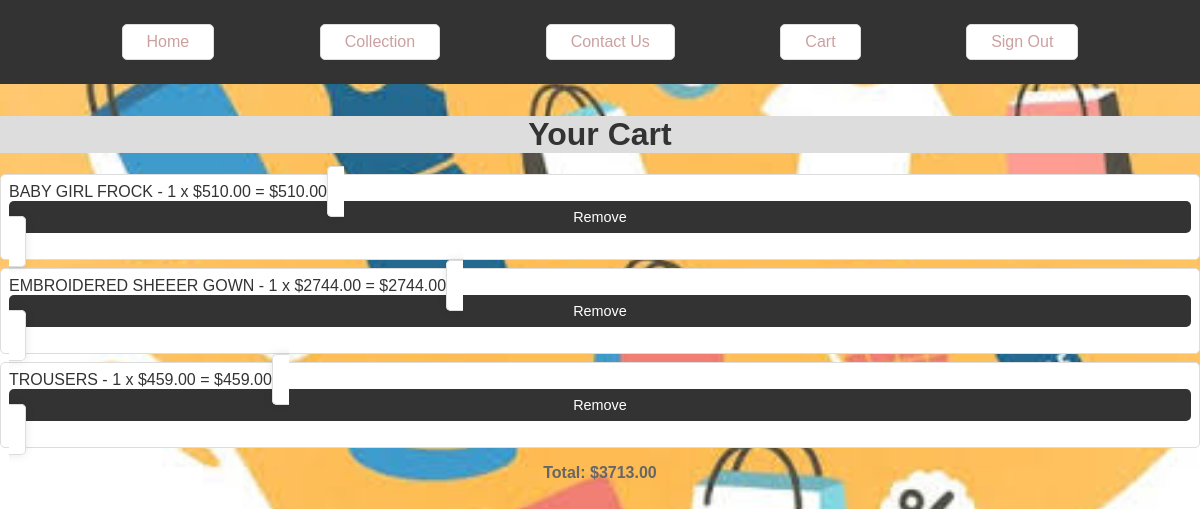
Page /cart/ (signed in) on the committed database.
### shop/models.py (models this page shows, shortened)
class CartItem(models.Model):
    cart = models.ForeignKey(Cart, on_delete=models.CASCADE)
    product = models.ForeignKey(Product, on_delete=models.CASCADE)
    quantity = models.PositiveIntegerField(default=1)
    def get_total_price(self):
        return self.product.price * self.quantity

class Product(models.Model):
    name = models.CharField(max_length=100)
    price = models.DecimalField(max_digits=10, decimal_places=2)
    description = models.TextField()
    image = models.ImageField(upload_to='products/')

### shop/views.py (the view)
# urls.py: path('cart/', views.cart, name='cart'),
@login_required
def cart(request):
    cart, created = Cart.objects.get_or_create(user=request.user)
    cart_items = CartItem.objects.filter(cart=cart)
    total_price = sum(item.get_total_price() for item in cart_items)
    return render(request, 'shop/cart.html', {'cart_items': cart_items, 'total_price': total_price})

### shop/templates/shop/cart.html (shortened to what this page needs)
{% extends 'shop/base.html' %}
{% block content %}
<h1>Your Cart</h1>
{% if cart_items %}
    <ul>
        {% for item in cart_items %}
            <li>
                {{ item.product.name }} - {{ item.quantity }} x ${{ item.product.price }} = ${{ item.get_total_price }}
                <form action="{% url 'remove_from_cart' item.id %}" method="post" style="display: inline;">
                    <button type="submit">Remove</button>
                </form>
            </li>
        {% endfor %}
    </ul>
    <p><strong>Total: ${{ total_price }}</strong></p>
{% else %}
    <p>Your cart is empty.</p>
{% endif %}
{% endblock %}

### rows in the picture
CartItem: product.name "BABY GIRL FROCK", quantity "1", product.price "510.00", get_total_price "510.00"
CartItem: product.name "EMBROIDERED SHEEER GOWN", quantity "1", product.price "2744.00", get_total_price "2744.00"
CartItem: product.name "TROUSERS", quantity "1", product.price "459.00", get_total_price "459.00"

### other values in the picture
{{ total_price }} "3713.00"
